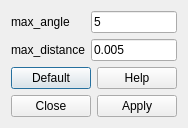
<?xml version="1.0" encoding="UTF-8"?>
<ui version="4.0">
 <class>RandomTransformationDialog</class>
 <widget class="QDialog" name="RandomTransformationDialog">
  <property name="geometry">
   <rect>
    <x>0</x>
    <y>0</y>
    <width>178</width>
    <height>128</height>
   </rect>
  </property>
  <property name="windowTitle">
   <string>Random Transformation Dialog</string>
  </property>
  <property name="windowIcon">
   <iconset resource="../res/Registar.qrc">
    <normaloff>:/images/bunny.png</normaloff>:/images/bunny.png</iconset>
  </property>
  <layout class="QVBoxLayout" name="verticalLayout">
   <item>
    <layout class="QGridLayout" name="gridLayout">
     <item row="0" column="0">
      <widget class="QLabel" name="label">
       <property name="text">
        <string>max_angle</string>
       </property>
      </widget>
     </item>
     <item row="0" column="1">
      <widget class="QLineEdit" name="maxAngleLineEdit">
       <property name="text">
        <string>5</string>
       </property>
      </widget>
     </item>
     <item row="1" column="0">
      <widget class="QLabel" name="label_2">
       <property name="text">
        <string>max_distance</string>
       </property>
      </widget>
     </item>
     <item row="1" column="1">
      <widget class="QLineEdit" name="maxDistanceLineEdit">
       <property name="text">
        <string>0.005</string>
       </property>
      </widget>
     </item>
    </layout>
   </item>
   <item>
    <layout class="QHBoxLayout" name="horizontalLayout">
     <item>
      <layout class="QGridLayout" name="gridLayout_2">
       <item row="0" column="0">
        <widget class="QPushButton" name="defaultButton">
         <property name="text">
          <string>Default</string>
         </property>
        </widget>
       </item>
       <item row="0" column="1">
        <widget class="QPushButton" name="helpButton">
         <property name="text">
          <string>Help</string>
         </property>
        </widget>
       </item>
       <item row="1" column="0">
        <widget class="QPushButton" name="closeButton">
         <property name="text">
          <string>Close</string>
         </property>
        </widget>
       </item>
       <item row="1" column="1">
        <widget class="QPushButton" name="applyButton">
         <property name="text">
          <string>Apply</string>
         </property>
        </widget>
       </item>
      </layout>
     </item>
    </layout>
   </item>
  </layout>
 </widget>
 <resources>
  <include location="../res/Registar.qrc"/>
 </resources>
 <connections>
  <connection>
   <sender>closeButton</sender>
   <signal>clicked()</signal>
   <receiver>RandomTransformationDialog</receiver>
   <slot>close()</slot>
   <hints>
    <hint type="sourcelabel">
     <x>51</x>
     <y>184</y>
    </hint>
    <hint type="destinationlabel">
     <x>184</x>
     <y>190</y>
    </hint>
   </hints>
  </connection>
 </connections>
</ui>
